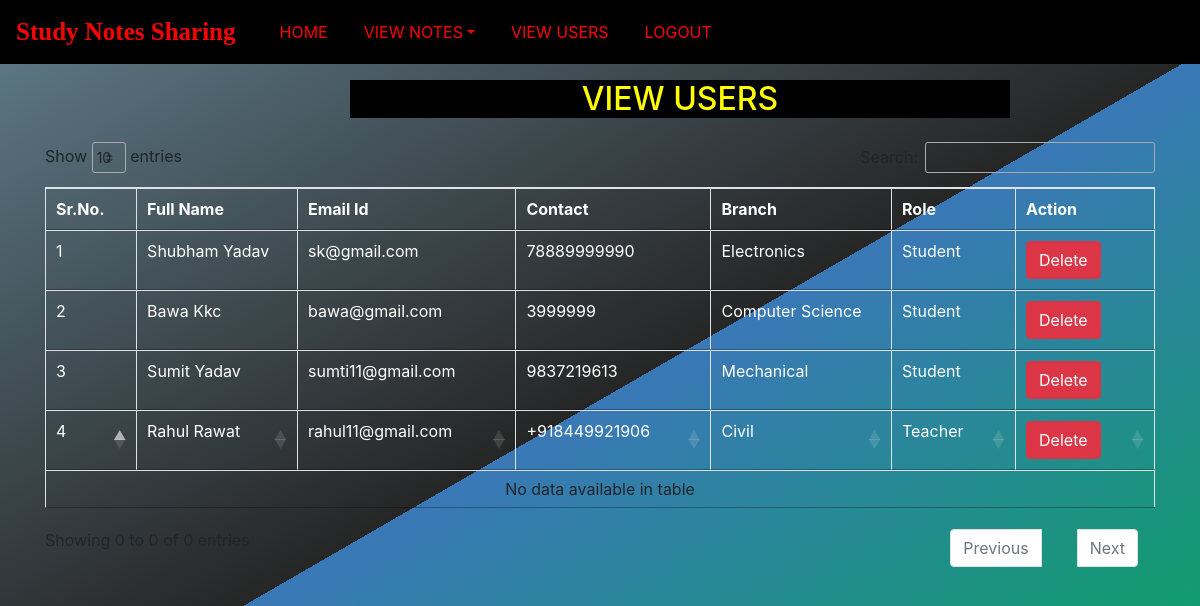
Before: /view_userse/ (signed in) with the older database file.
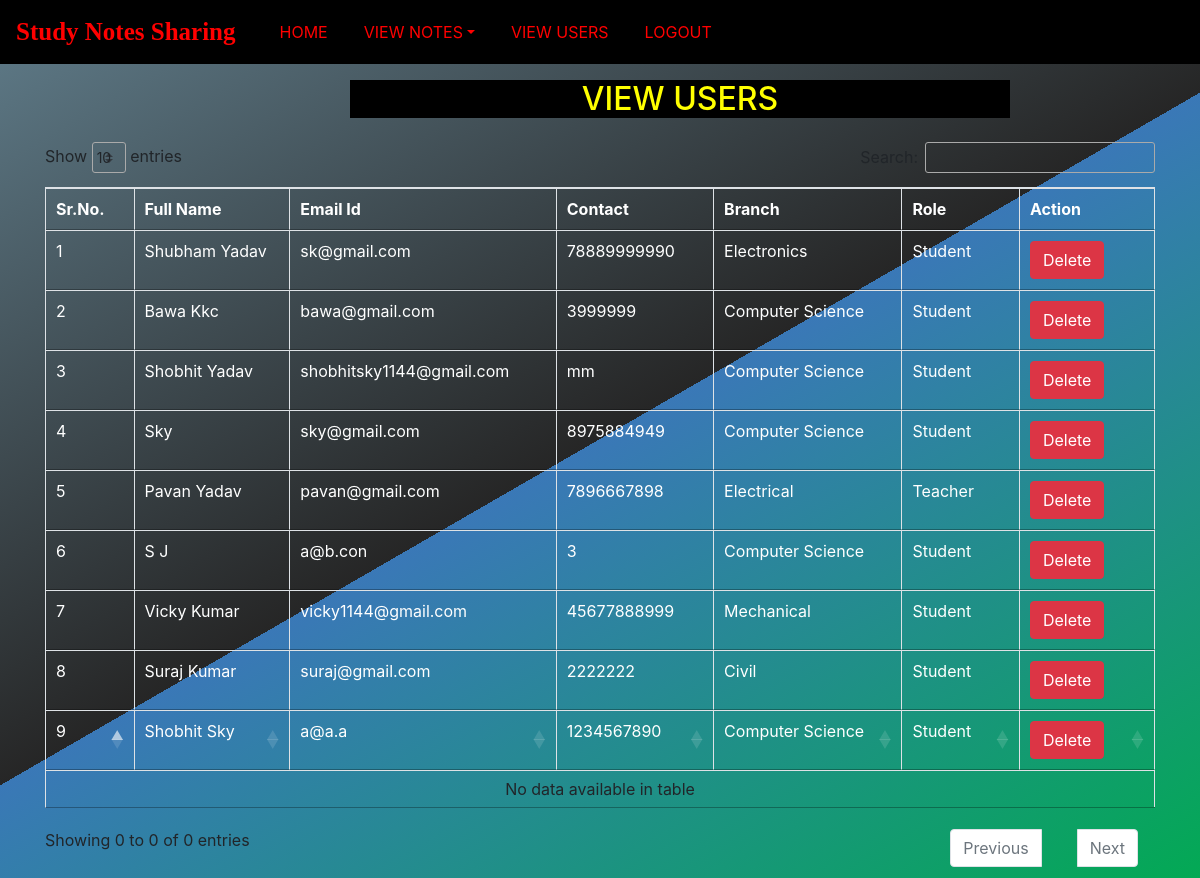
After: the same page with the newer database file.
### notes/models.py (models this page shows, shortened)
class Signup(models.Model):
    user=models.ForeignKey(User,on_delete=models.CASCADE)
    contact=models.CharField(max_length=10,null=True)
    branch=models.CharField(max_length=30)
    role=models.CharField(max_length=15)

### notes/views.py (the view)
# urls.py: path('view_userse/',views.view_users,name="view_users"),
def view_users(request):
    if not request.user.is_authenticated:
        return redirect('login_admin')
    users=Signup.objects.all()
    error=False
    d={'users':users}
    return render(request,'view_users.html',d)

### notes/templates/view_users.html (shortened to what this page needs)
{% extends 'admin_nav.html' %}
 {% load static %}
 {% block body %}
 <link rel="stylesheet" href="https://cdnjs.cloudflare.com/ajax/libs/twitter-bootstrap/4.5.2/css/bootstrap.css">
 <link rel="stylesheet" href="https://cdn.datatables.net/1.10.22/css/dataTables.bootstrap4.min.css">
 <h2 class="text-center">VIEW USERS</h2>
 <div class="container mt-4">
   <table class="table table-bordered" id="example">
     <thead style="color:white">
       <tr>
         <th>Sr.No.</th>
         <th>Full Name</th>
         <th>Email Id</th>
         <th>Contact</th>
         <th>Branch</th>
         <th>Role</th>
         <th>Action</th>
       </tr>
       {% for i in users  %}
       <tr>
         <td>{{forloop.counter}}</td>
         <td style="text-transform:capitalize">{{i.user.first_name}} {{i.user.last_name}} </td>
         <td>{{i.user.username}}</td>
         <td>{{i.contact}}</td>
         <td>{{i.branch}}</td>
         <td>{{i.role}}</td>
         <td><a href="{% url 'delete_users' i.user.id %}" class=" btn btn-danger" onclick="return confirm('Are you sure?')">Delete</a></td>
       </tr>
       {% endfor %}
     </thead>
   </table>
 </div>
 {% endblock body %}

### notes/templates/admin_nav.html (shortened to what this page needs)
<html>
<head>
    {% load static %}
    <link rel="stylesheet" href="https://use.fontawesome.com/releases/v5.7.0/css/all.css">
    <link rel="stylesheet" href="https://maxcdn.bootstrapcdn.com/bootstrap/4.5.2/css/bootstrap.min.css">
    <link rel="stylesheet" type="text/css" href="{% static 'css/mystyle.css' %}">
<link rel="stylesheet" href="https://cdn.datatables.net/1.10.21/css/jquery.dataTables.min.css">
<link rel="stylesheet" href="https://cdn.datatables.net/buttons/1.6.2/css/buttons.dataTables.min.css">
</head>
<nav class="navbar navbar-expand-sm justify-content-center fixed-top" style="background-color:black";>
     <a class="navbar-brand font-weight-bold text-green " ><span style="font-family:'MonoType Corsiva';font-size:25px;color:red";>Study Notes Sharing</span></a>
<div class="collapse navbar-collapse " id="n">
<ul class="navbar-nav ">
  <li class="navbar-item">
   <a class="nav-link"  style="color:red" href="{% url 'admin_home' %}">HOME</a>
  </li>
  <li class="navbar-item dropdown">
   <a class="nav-link dropdown-toggle"  style="color:red" href="#" data-toggle="dropdown">VIEW NOTES</a>
  </li>
  <li class="navbar-item">
   <a class="nav-link"  style="color:red"href="{% url 'view_users' %}">VIEW USERS</a>
  </li>
  <li class="navbar-item">
   <a class="nav-link" style="color:red" href="{% url 'logout' %}">LOGOUT</a>
  </li>
</ul>
</div>
</nav>
{% block body %}
{% endblock body %}
</html>

### notes/static/css/mystyle.css (style rules this page uses)
.nav-link { color: black; }

### notes/templates/admin_nav.html (style rules this page uses)
li { color:blue; margin-left:20px; }

### notes/templates/view_users.html (style rules this page uses)
h2 { width:660px; margin-left:350px; margin-top:80px; color:yellow; background-color:black; }

Changed rows visible on the page:
removed Signup: user.first_name "Sumit", user.last_name "Yadav", user.username "sumti11@gmail.com", contact "9837219613", branch "Mechanical", role "Student"
removed Signup: user.first_name "Rahul", user.last_name "Rawat", user.username "rahul11@gmail.com", contact "+918449921906", branch "Civil", role "Teacher"
added Signup: user.first_name "Shobhit", user.last_name "Yadav", user.username "shobhitsky1144@gmail.com", contact "mm", branch "Computer Science", role "Student"
added Signup: user.first_name "Sky", user.username "sky@gmail.com", contact "8975884949", branch "Computer Science", role "Student"
added Signup: user.first_name "Pavan", user.last_name "Yadav", user.username "pavan@gmail.com", contact "7896667898", branch "Electrical", role "Teacher"
added Signup: user.first_name "S", user.last_name "J", user.username "a@b.con", contact "3", branch "Computer Science", role "Student"
added Signup: user.first_name "Vicky", user.last_name "Kumar", user.username "vicky1144@gmail.com", contact "45677888999", branch "Mechanical", role "Student"
added Signup: user.first_name "Suraj", user.last_name "Kumar", user.username "suraj@gmail.com", contact "2222222", branch "Civil", role "Student"
added Signup: user.first_name "Shobhit", user.last_name "Sky", user.username "a@a.a", contact "1234567890", branch "Computer Science", role "Student"
